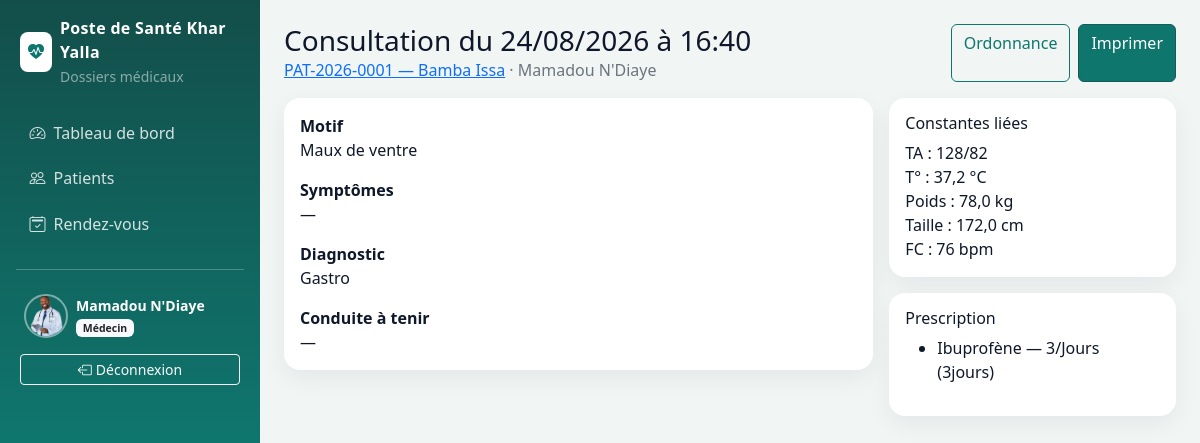
/consultations/5/ (signed in), run on the app's committed database.
### accounts/models.py (models this page shows, shortened)
class User(AbstractUser):
    class Role(models.TextChoices):
        ADMIN = "ADMIN", "Administrateur"
        MEDECIN = "MEDECIN", "Médecin"
        INFIRMIER = "INFIRMIER", "Infirmier"
        RECEPTIONNISTE = "RECEPTIONNISTE", "Réceptionniste"
    ROLES_CREABLES = (
        (Role.MEDECIN, "Médecin"),
        (Role.INFIRMIER, "Infirmier"),
        (Role.RECEPTIONNISTE, "Réceptionniste"),
    )
    role = models.CharField(
        "rôle",
        max_length=20,
        choices=Role.choices,
        default=Role.RECEPTIONNISTE,
        help_text="Ça décide ce que la personne a le droit de faire.",
    )
    telephone = models.CharField("téléphone", max_length=30, blank=True)
    photo = models.ImageField(
        "photo de profil",
        upload_to=photo_upload_to,
        blank=True,
        null=True,
    )
    class Meta:
        verbose_name = "utilisateur"
        verbose_name_plural = "utilisateurs"
        ordering = ["last_name", "first_name", "username"]
    def is_admin(self):
        return self.role == self.Role.ADMIN
    def is_medecin(self):
        return self.role == self.Role.MEDECIN
    def is_infirmier(self):
        return self.role == self.Role.INFIRMIER
    def is_receptionniste(self):
        return self.role == self.Role.RECEPTIONNISTE
    def is_soignant(self):
        return self.role in (self.Role.MEDECIN, self.Role.INFIRMIER)

### consultations/models.py (models this page shows, shortened)
class Consultation(models.Model):
    patient = models.ForeignKey(
        "patients.Patient",
        on_delete=models.CASCADE,
        related_name="consultations",
    )
    medecin = models.ForeignKey(
        settings.AUTH_USER_MODEL,
        on_delete=models.SET_NULL,
        null=True,
        related_name="consultations_medecin",
        verbose_name="réalisé par",
    )
    constante = models.ForeignKey(
        Constante,
        on_delete=models.SET_NULL,
        null=True,
        blank=True,
        related_name="consultations",
    )
    motif = models.CharField(max_length=255)
    symptomes = models.TextField("symptômes", blank=True)
    diagnostic = models.TextField()
    conduite_a_tenir = models.TextField("conduite à tenir", blank=True)
    date_consultation = models.DateTimeField(default=timezone.now)
    class Meta:
        ordering = ["-date_consultation"]
        verbose_name = "consultation"
        verbose_name_plural = "consultations"

class Constante(models.Model):
    patient = models.ForeignKey(
        "patients.Patient",
        on_delete=models.CASCADE,
        related_name="constantes",
    )
    date = models.DateTimeField(default=timezone.now)
    tension_arterielle = models.CharField(
        "tension artérielle",
        max_length=15,
        help_text="Ex. 120/80",
    )
    temperature = models.DecimalField("température (°C)", max_digits=4, decimal_places=1)
    poids = models.DecimalField("poids (kg)", max_digits=5, decimal_places=1)
    taille = models.DecimalField("taille (cm)", max_digits=5, decimal_places=1)
    frequence_cardiaque = models.PositiveSmallIntegerField("fréquence cardiaque (bpm)")
    pris_par = models.ForeignKey(
        settings.AUTH_USER_MODEL,
        on_delete=models.SET_NULL,
        null=True,
        related_name="constantes_prises",
        verbose_name="pris par",
    )
    notes = models.CharField(max_length=255, blank=True)
    class Meta:
        ordering = ["-date"]
        verbose_name = "constante"
        verbose_name_plural = "constantes"

class LigneOrdonnance(models.Model):
    ordonnance = models.ForeignKey(
        Ordonnance,
        on_delete=models.CASCADE,
        related_name="lignes",
    )
    medicament_nom = models.CharField("médicament", max_length=120)
    posologie = models.CharField(max_length=120)
    duree_traitement = models.CharField("durée du traitement", max_length=80)
    class Meta:
        verbose_name = "ligne d'ordonnance"
        verbose_name_plural = "lignes d'ordonnance"

### patients/models.py (models this page shows, shortened)
class Patient(models.Model):
    class Genre(models.TextChoices):
        M = "M", "Masculin"
        F = "F", "Féminin"
    class GroupeSanguin(models.TextChoices):
        A_POS = "A+", "A+"
        A_NEG = "A-", "A-"
        B_POS = "B+", "B+"
        B_NEG = "B-", "B-"
        AB_POS = "AB+", "AB+"
        AB_NEG = "AB-", "AB-"
        O_POS = "O+", "O+"
        O_NEG = "O-", "O-"
        INCONNU = "INCONNU", "Inconnu"
    numero_dossier = models.CharField(
        "numéro de dossier",
        max_length=20,
        unique=True,
        editable=False,
        help_text="Généré automatiquement : PAT-AAAA-XXXX",
    )
    nom = models.CharField(max_length=80)
    prenom = models.CharField("prénom", max_length=80)
    date_naissance = models.DateField("date de naissance")
    genre = models.CharField(max_length=1, choices=Genre.choices)
    groupe_sanguin = models.CharField(
        max_length=8,
        choices=GroupeSanguin.choices,
        default=GroupeSanguin.INCONNU,
    )
    telephone = models.CharField("téléphone", max_length=30, blank=True)
    adresse = models.CharField(max_length=255, blank=True)
    antecedent_medicaux = models.TextField("antécédents médicaux", blank=True)
    antecedent_chirurgicaux = models.TextField("antécédents chirurgicaux", blank=True)
    allergies = models.TextField(blank=True)
    created_at = models.DateTimeField("créé le", auto_now_add=True)
    updated_at = models.DateTimeField("modifié le", auto_now=True)
    created_by = models.ForeignKey(
        settings.AUTH_USER_MODEL,
        on_delete=models.SET_NULL,
        null=True,
        blank=True,
        related_name="patients_crees",
        verbose_name="enregistré par",
    )
    class Meta:
        ordering = ["nom", "prenom"]
        verbose_name = "patient"
        verbose_name_plural = "patients"
        indexes = [
            models.Index(fields=["nom", "prenom"]),
            models.Index(fields=["numero_dossier"]),
        ]
    def __str__(self):
        return f"{self.numero_dossier} — {self.nom} {self.prenom}"
    def get_absolute_url(self):
        return reverse("patients:detail", kwargs={"pk": self.pk})

### consultations/views.py (the view)
# urls.py: path("<int:pk>/", ConsultationDetailView.as_view(), name="detail"),
class ConsultationDetailView(SoignantMixin, DetailView):
    model = Consultation
    template_name = "consultations/consultation_detail.html"
    context_object_name = "consultation"
    def get_queryset(self):
        return (
            super()
            .get_queryset()
            .select_related("patient", "medecin", "constante", "ordonnance")
            .prefetch_related("ordonnance__lignes")
        )

### accounts/audit.py (called while the page is built)
def masquer_commandes_expirees():
    seuil = timezone.now() - timedelta(hours=24)
    return AuditLog.objects.filter(efface_le__isnull=True, created_at__lt=seuil).update(
        efface_le=timezone.now()
    )

### accounts/context_processors.py (called while the page is built, shortened)
def role_flags(request):
    user = getattr(request, "user", None)
    return {
        "is_admin_role": user.is_admin(),
        "is_medecin_role": user.is_medecin(),
        "is_infirmier_role": user.is_infirmier(),
        "is_reception_role": user.is_receptionniste(),
        "is_soignant_role": user.is_soignant(),
    }

def structure(_request):
    from django.conf import settings
    return {"NOM_STRUCTURE": getattr(settings, "NOM_STRUCTURE", "Poste de Santé Khar Yalla")}

### accounts/permissions.py (called while the page is built)
    def test_func(self):
        user = self.request.user
        if not user.is_authenticated:
            return False
        return user.role in self.allowed_roles

### templates/consultations/consultation_detail.html (shortened to what this page needs)
{% extends "base.html" %}
{% block content %}
<div class="d-flex justify-content-between mb-3">
  <div>
    <h1 class="h3 mb-0">Consultation du {{ consultation.date_consultation|date:"d/m/Y à H:i" }}</h1>
    <p class="text-secondary mb-0">
      <a href="{{ consultation.patient.get_absolute_url }}">{{ consultation.patient }}</a>
      · {{ consultation.medecin.get_full_name|default:consultation.medecin }}
    </p>
  </div>
  <div class="d-flex gap-2">
    {% if is_medecin_role %}
      <a class="btn btn-outline-success" href="{% url 'consultations:ordonnance' consultation.pk %}">Ordonnance</a>
      <a class="btn btn-success" href="{% url 'consultations:ordonnance_imprimer' consultation.pk %}">Imprimer</a>
    {% endif %}
  </div>
</div>
<div class="row g-3">
  <div class="col-lg-8">
    <div class="card stat-card card-body">
      <p><strong>Motif</strong><br>{{ consultation.motif }}</p>
      <p><strong>Symptômes</strong><br>{{ consultation.symptomes|default:"—" }}</p>
      <p><strong>Diagnostic</strong><br>{{ consultation.diagnostic }}</p>
      <p class="mb-0"><strong>Conduite à tenir</strong><br>{{ consultation.conduite_a_tenir|default:"—" }}</p>
    </div>
  </div>
  <div class="col-lg-4">
    <div class="card stat-card card-body">
      <h2 class="h6">Constantes liées</h2>
      {% if consultation.constante %}
        <ul class="list-unstyled mb-0">
          <li>TA : {{ consultation.constante.tension_arterielle }}</li>
          <li>T° : {{ consultation.constante.temperature }} °C</li>
          <li>Poids : {{ consultation.constante.poids }} kg</li>
          <li>Taille : {{ consultation.constante.taille }} cm</li>
          <li>FC : {{ consultation.constante.frequence_cardiaque }} bpm</li>
        </ul>
      {% else %}
        <p class="text-secondary mb-0">Aucune constante associée.</p>
      {% endif %}
    </div>
    {% if consultation.ordonnance %}
    <div class="card stat-card card-body mt-3">
      <h2 class="h6">Prescription</h2>
      <ul>
        {% for ligne in consultation.ordonnance.lignes.all %}
          <li>{{ ligne.medicament_nom }} — {{ ligne.posologie }} ({{ ligne.duree_traitement }})</li>
        {% empty %}
          <li class="text-secondary">Lignes à compléter</li>
        {% endfor %}
      </ul>
    </div>
    {% endif %}
  </div>
</div>
{% endblock %}

### templates/base.html (shortened to what this page needs)
<!DOCTYPE html>
<html lang="fr">
<head>
  <link href="https://cdn.jsdelivr.net/npm/bootstrap@5.3.3/dist/css/bootstrap.min.css" rel="stylesheet">
  <link href="https://cdn.jsdelivr.net/npm/bootstrap-icons@1.11.3/font/bootstrap-icons.min.css" rel="stylesheet">
  {% load static %}
  <link rel="stylesheet" href="{% static 'css/app.css' %}">
</head>
<body class="app-body">
  <div class="d-flex">
    <aside class="sidebar text-white p-3 no-print">
      <div class="d-flex align-items-center gap-2 mb-4 px-1">
        <span class="bg-white text-success rounded-3 p-2"><i class="bi bi-heart-pulse-fill"></i></span>
        <div>
          <div class="brand">{{ NOM_STRUCTURE }}</div>
          <small class="text-white-50">Dossiers médicaux</small>
        </div>
      </div>
      <nav class="nav flex-column gap-1">
        <a class="nav-link {% if request.resolver_match.url_name == 'dashboard' %}active{% endif %}" href="{% url 'reports:dashboard' %}">
          <i class="bi bi-speedometer2 me-2"></i>Tableau de bord
        </a>
        {% if not is_admin_role %}
        <a class="nav-link {% if request.resolver_match.app_name == 'patients' %}active{% endif %}" href="{% url 'patients:liste' %}">
          <i class="bi bi-people me-2"></i>Patients
        </a>
        {% endif %}
        {% if is_medecin_role %}
        <a class="nav-link {% if request.resolver_match.url_name and 'rdv' in request.resolver_match.url_name %}active{% endif %}" href="{% url 'consultations:rdv_liste' %}">
          <i class="bi bi-calendar2-check me-2"></i>Rendez-vous
        </a>
        {% endif %}
      </nav>
      <hr class="border-light opacity-25 my-4">
      <a href="{% url 'accounts:profil' %}" class="d-flex align-items-center gap-2 px-2 text-white text-decoration-none">
        {% if request.user.photo %}
          <img src="{{ request.user.photo.url }}" alt="Photo de profil" class="avatar-profil">
        {% else %}
          <span class="avatar-profil avatar-fallback">{{ request.user.first_name|slice:":1"|default:request.user.username|slice:":1"|upper }}</span>
        {% endif %}
        <div class="small">
          <div class="fw-semibold">{{ request.user.get_full_name|default:request.user.username }}</div>
          <span class="badge text-bg-light text-dark badge-role">{{ request.user.get_role_display }}</span>
        </div>
      </a>
      <form method="post" action="{% url 'accounts:logout' %}" class="mt-3 px-1">
        <button class="btn btn-outline-light btn-sm w-100" type="submit">
          <i class="bi bi-box-arrow-left me-1"></i>Déconnexion
        </button>
      </form>
    </aside>
    <main class="flex-grow-1 p-4">
      {% block content %}{% endblock %}
    </main>
  </div>
</body>
</html>

### static/css/app.css (style rules this page uses)
:root { --hc-teal: #0f766e; --hc-teal-dark: #115e59; --hc-teal-deep: #134e4a; --hc-ink: #0f172a; --hc-muted: #64748b; --hc-bg: #f1f5f4; }
html, body { height: 100%; }
body.app-body { background: var(--hc-bg); color: var(--hc-ink); }
.btn-success { background-color: var(--hc-teal); border-color: var(--hc-teal-dark); }
.btn-outline-success { color: var(--hc-teal); border-color: var(--hc-teal); }
.text-success { color: var(--hc-teal) !important; }
.sidebar { width: 260px; min-height: 100vh; background: linear-gradient(180deg, var(--hc-teal-deep) 0%, var(--hc-teal) 55%, var(--hc-teal-dark) 100%); }
.sidebar .brand { font-weight: 700; letter-spacing: .02em; }
.sidebar .nav-link { color: rgba(255,255,255,.82); border-radius: .6rem; padding: .55rem .85rem; }
.stat-card { border: 0; border-radius: 1rem; box-shadow: 0 8px 24px rgba(15, 23, 42, .06); background: #fff; }
.badge-role { font-weight: 600; }
.avatar-profil { width: 44px; height: 44px; border-radius: 50%; object-fit: cover; border: 2px solid rgba(255,255,255,.45); flex-shrink: 0; }

### data on the page
User: user.photo (picture), user.get_full_name "Mamadou N'Diaye", user.role "Médecin"
Consultation: date_consultation "24/08/2026 à 16:40", patient "PAT-2026-0001 — Bamba Issa", medecin.get_full_name "Mamadou N'Diaye", motif "Maux de ventre", symptomes "—", diagnostic "Gastro", conduite_a_tenir "—", constante.tension_arterielle "128/82", constante.temperature "37,2", constante.poids "78,0", constante.taille "172,0", constante.frequence_cardiaque "76"
LigneOrdonnance: medicament_nom "Ibuprofène", posologie "3/Jours", duree_traitement "3jours"

### other printed values
{{ NOM_STRUCTURE }} "Poste de Santé Khar Yalla"
